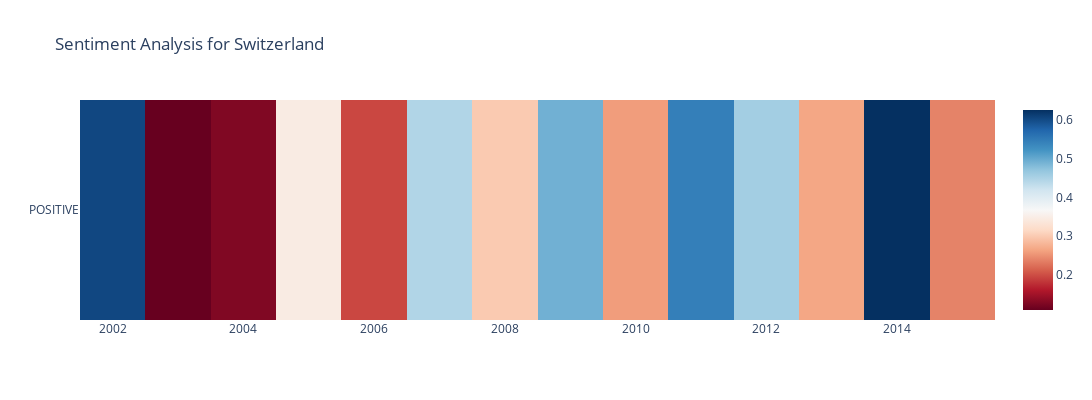

Source (notebook cell):
### Code cell
sentiment_graph(swiss, 'Switzerland') #its okS

### Figure 1 — Plotly figure (JSON) as saved in the notebook; plotly's stock layout.template omitted (floating-point values rounded to 4 significant figures)
{"data": [{"colorscale": [[0, "rgb(103,0,31)"], [0.1, "rgb(178,24,43)"], [0.2, "rgb(214,96,77)"], [0.3, "rgb(244,165,130)"], [0.4, "rgb(253,219,199)"], [0.5, "rgb(247,247,247)"], [0.6, "rgb(209,229,240)"], [0.7, "rgb(146,197,222)"], [0.8, "rgb(67,147,195)"], [0.9, "rgb(33,102,172)"], [1, "rgb(5,48,97)"]], "type": "heatmap", "x": [2002, 2003, 2004, 2005, 2006, 2007, 2008, 2009, 2010, 2011, 2012, 2013, 2014, 2015], "y": ["POSITIVE", "POSITIVE", "POSITIVE", "POSITIVE", "POSITIVE", "POSITIVE", "POSITIVE", "POSITIVE", "POSITIVE", "POSITIVE", "POSITIVE", "POSITIVE", "POSITIVE", "POSITIVE"], "z": [0.6041, 0.1092, 0.1264, 0.3462, 0.1947, 0.4453, 0.2995, 0.4927, 0.2586, 0.5453, 0.4571, 0.2666, 0.6261, 0.2385]}], "layout": {"autosize": false, "height": 400, "title": {"text": "Sentiment Analysis for Switzerland"}, "width": 1150, "yaxis": {"autorange": "reversed"}}}
